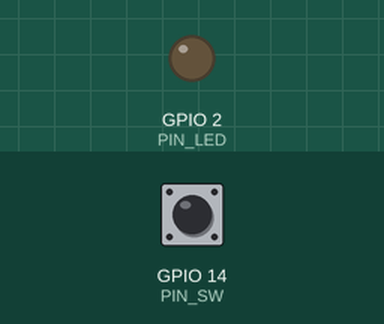
This sketch was run on a simulated ESP32. Shown: output pins drawn as LEDs (lit = HIGH). Inputs (shaded band) come from the test bench; at power-on: GPIO 14 (PIN_SW) HIGH. WiFi joins after 1.5 s; servers stay silent unless stated.

Above: at 0.01 s.
At 1.6 s:
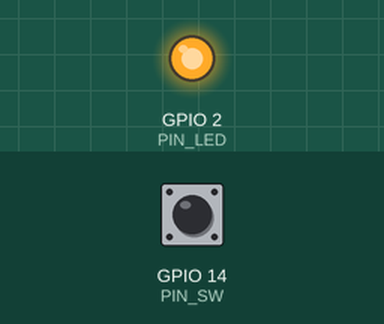
Timing chart, 0 to 3.1 s (numbered marks = the images above):
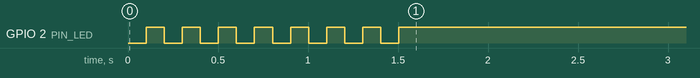

The sketch:

esp32_14_pir.ino
```cpp
// (licence header left out)
#include <WiFi.h>                           // ESP32用WiFiライブラリ
#include <WiFiUdp.h>                        // UDP通信を行うライブラリ
#include "esp_sleep.h"                      // ESP32用Deep Sleep ライブラリ
#define PIN_LED 2                           // GPIO 2にLEDを接続
#define PIN_SW 14                           // GPIO 14にスイッチを接続
#define PIN_SW_GPIO_NUM GPIO_NUM_14         // GPIO 14をスリープ解除信号へ設定
#define SSID "1234ABCD"                     // 無線LANアクセスポイントのSSID
#define PASS "password"                     // パスワード
#define SENDTO "192.168.0.255"              // 送信先のIPアドレス
#define PORT 1024                           // 受信ポート番号
#define SLEEP_P 3550ul*1000000ul            // スリープ時間 3550秒(約60分)
#define DEVICE "pir_s_1,"                   // デバイス名(5文字+"_"+番号+",")
boolean pir;                                // 人感センサ値

void setup(){                               // 起動時に一度だけ実行する関数
    pinMode(PIN_LED,OUTPUT);                // LEDを接続したポートを出力に
    pinMode(PIN_SW,INPUT);                  // センサを接続したポートを入力に
    pir=digitalRead(PIN_SW);                // 人感センサの状態を取得
    WiFi.mode(WIFI_STA);                    // 無線LANをSTAモードに設定
    WiFi.begin(SSID,PASS);                  // 無線LANアクセスポイントへ接続
    while(WiFi.status() != WL_CONNECTED){   // 接続に成功するまで待つ
        digitalWrite(PIN_LED,LOW);          // LEDの消灯
        delay(100);                         // 待ち時間
        digitalWrite(PIN_LED,HIGH);         // LEDの点灯
        delay(100);                         // 待ち時間
        if(millis() > 30000) sleep();       // 30000ms(30秒)を過ぎたらスリープ
    }
}

void loop(){                                // 繰り返し実行する関数
    WiFiUDP udp;                            // UDP通信用のインスタンスを定義
    udp.beginPacket(SENDTO, PORT);          // UDP送信先を設定
    udp.print(DEVICE);                      // デバイス名を送信
    udp.print(pir);                         // 起動直後のセンサ状態を送信
    udp.print(", ");                        // 「,」カンマと「␣」を送信
    pir=digitalRead(PIN_SW);                // 人感センサの状態を取得
    udp.println(pir);                       // 現在のセンサの状態を送信
    udp.endPacket();                        // UDP送信の終了(実際に送信する)
    delay(10);                              // 送信待ち時間
    if(pir==LOW)sleep();                    // sleepを実行
    delay(500);                             // 0.5秒の待ち時間
}

void sleep(){
    esp_sleep_enable_ext0_wakeup(PIN_SW_GPIO_NUM,HIGH);    // HIGHを待ち受け
    esp_deep_sleep(SLEEP_P);                // Deep Sleepモードへ移行
}
```
